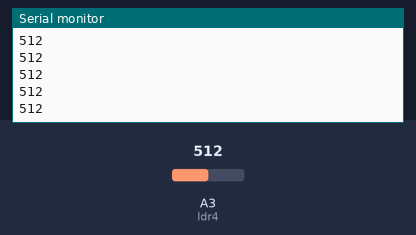
Bench run of a sketch on a simulated Arduino Uno, built with avr-gcc and run on an emulated ATmega328P. Shown: the last lines printed to the serial monitor. The test bench sets the inputs (shaded band); at power-on: A3 (ldr4) = 512.

Above: at 1.2 s.
1.3 s: A3 (ldr4) set to 716
At 1.8 s:
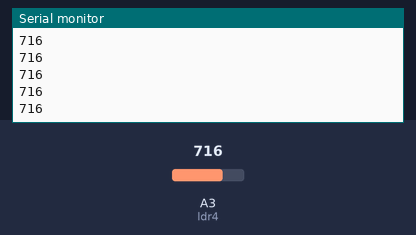
2.8 s: A3 (ldr4) set to 900
At 3.3 s:
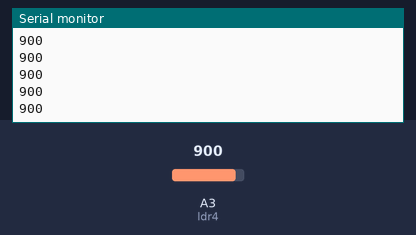
Timing chart, 0 to 5.8 s (numbered marks = the images above; inputs shaded):
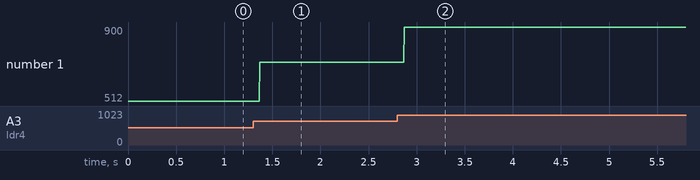

The sketch:

traker.ino
```cpp
int ldr1 = A0; //TOP LEFT
int ldr2 = A1; //TOP RIGHT
int ldr3 = A2; //BOTTOM LEFT
int ldr4 = A3; //BOTTO RIGH


void setup() {
  // put your setup code here, to run once:
Serial.begin(9600);

}

void loop() {
  // put your main code here, to run repeatedly:

//Serial.println(analogRead(ldr1));
//Serial.println(analogRead(ldr2));
//Serial.println(analogRead(ldr3));
Serial.println(analogRead(ldr4));

}
```

Measured:
- after the input at 1.3 s, the serial monitor: prints a new line after 0.07 s (image 1)
- after the input at 2.8 s, the serial monitor: prints a new line after 0.07 s (image 2)
- plotted number 1: 512 → 716 after the input at 1.3 s, 716 → 900 after the input at 2.8 s
